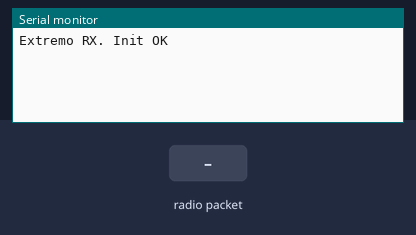
Recording of a sketch running on a simulated Arduino Uno, built with avr-gcc and run on an emulated ATmega328P. Parts: the last lines printed to the serial monitor. The test bench sets the inputs (shaded band). No radio packets arrive unless stated.

Above: at 1.2 s.
1.3 s: radio packet "1" arrives
At 2.5 s:
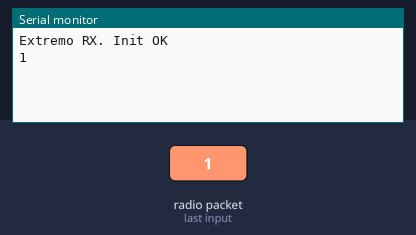
2.8 s: radio packet "0" arrives
At 3.7 s:
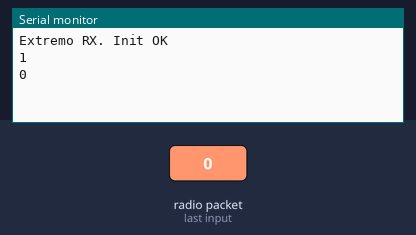
4.3 s: radio packet "2" arrives
At 4.8 s:
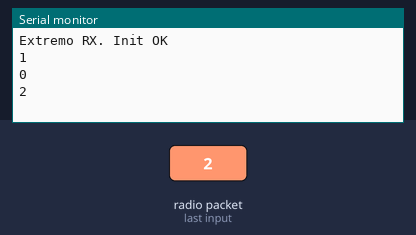

The sketch:

radiohead-rx2.ino
```cpp
#include <RH_ASK.h>
#define MAX_MSG_LEN 59

RH_ASK receptor = RH_ASK(2000, 11, 12, 10, false);

void setup() {
  Serial.begin(9600);
  if (receptor.init()) Serial.println("Extremo RX. Init OK");
}

void loop() {
  char msg[MAX_MSG_LEN+1];
  byte len = sizeof(msg);

  if (receptor.recv( (uint8_t*) msg, (uint8_t*) &len)) {
    for (byte i = 0; i < len; i++)
      Serial.print(msg[i]);
    Serial.println();
  }
}
```

Measured:
- after the input at 1.3 s, the serial monitor: prints a new line at once (image 1)
- after the input at 2.8 s, the serial monitor: prints a new line at once (image 2)
- after the input at 4.3 s, the serial monitor: prints a new line at once (image 3)
